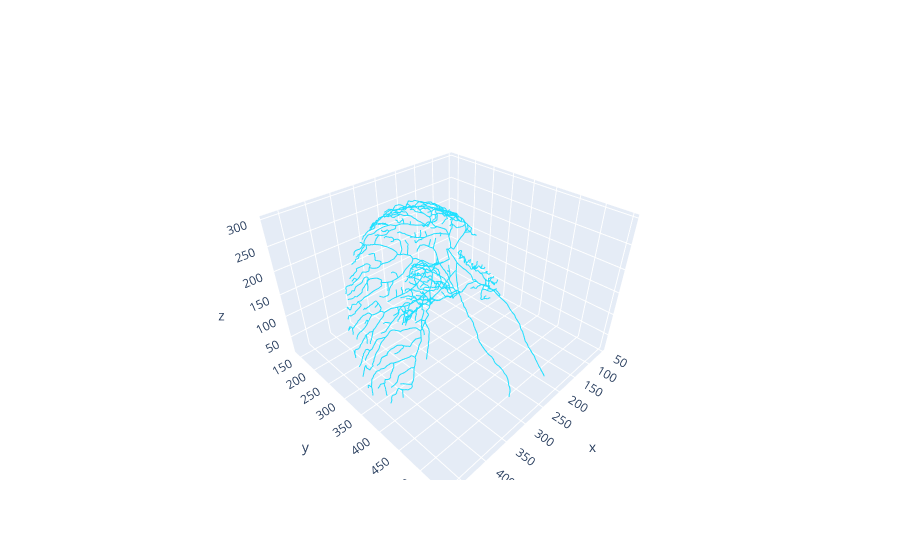

Here is the notebook cell this chart was saved with:
### Code cell
# Load hoc file directly
h.load_file("stdlib.hoc")
h.load_file("import3d.hoc")
def load_neuron_model(hoc_file_path):
    """
    Load a neuron model from a hoc file, set up the NEURON environment,
    and allow for flexible naming of the NEURON object.

    """
    # Import NEURON module and load the hoc file
    h.load_file(hoc_file_path)

    # Create a PlotShape object for visualization
    ps = h.PlotShape(False)
    ps.plot(plotly).show()

    neuron_obj = h
    return neuron_obj

hocpath = "/Users/samme/Library/CloudStorage/OneDrive-Emory/Lab/LGMD_project/code/Python_Neuron/LGMD_Complete_Construction.hoc"
LGMD1 = load_neuron_model(hocpath)
